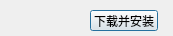
<?xml version="1.0" encoding="UTF-8"?>
<ui version="4.0">
 <class>UpdateInformer</class>
 <widget class="QDialog" name="UpdateInformer">
  <property name="geometry">
   <rect>
    <x>0</x>
    <y>0</y>
    <width>173</width>
    <height>36</height>
   </rect>
  </property>
  <property name="windowTitle">
   <string>更新！</string>
  </property>
  <widget class="QPushButton" name="updatebutton">
   <property name="geometry">
    <rect>
     <x>90</x>
     <y>10</y>
     <width>68</width>
     <height>21</height>
    </rect>
   </property>
   <property name="text">
    <string>下载并安装</string>
   </property>
  </widget>
  <widget class="QLabel" name="version">
   <property name="geometry">
    <rect>
     <x>10</x>
     <y>10</y>
     <width>49</width>
     <height>14</height>
    </rect>
   </property>
   <property name="text">
    <string/>
   </property>
  </widget>
 </widget>
 <resources/>
 <connections/>
</ui>
